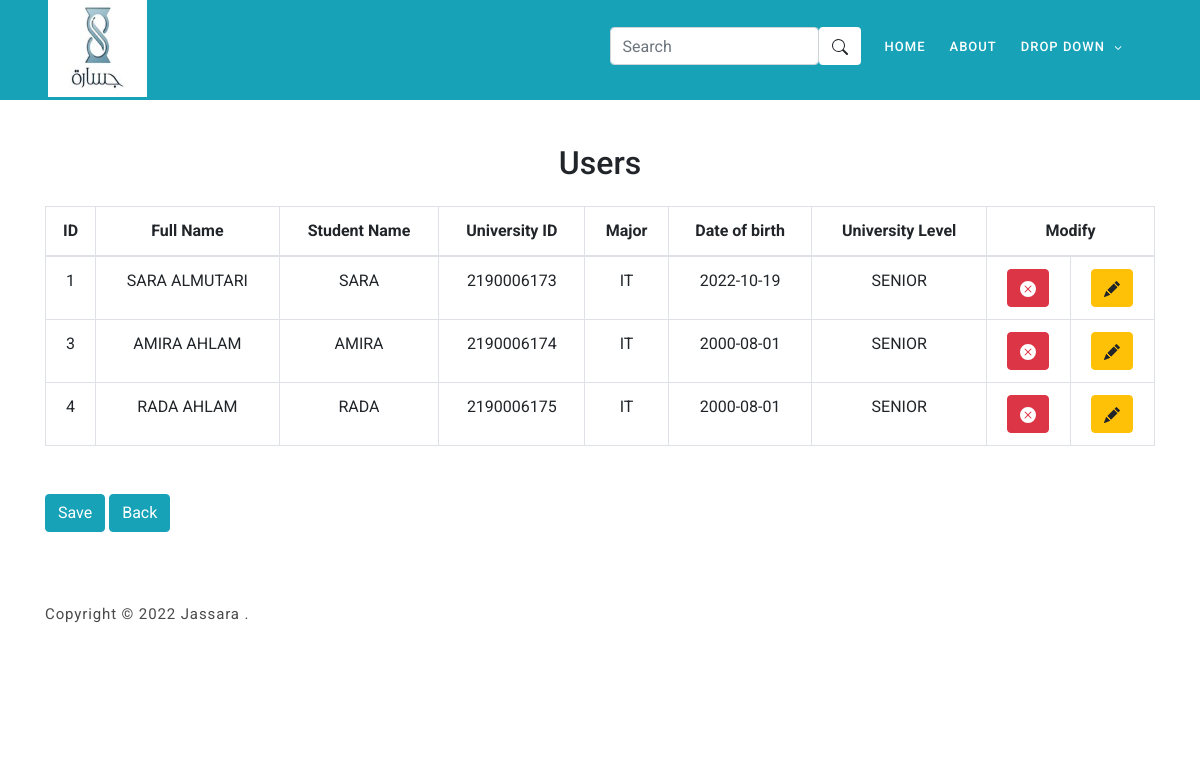
The page /ManageUsers.php on the database its author committed.
### tables this page shows
CREATE TABLE `student` (
  `id` int(10) NOT NULL,
  `full_name` varchar(255) NOT NULL,
  `stname` varchar(255) NOT NULL,
  `uni_id` varchar(255) NOT NULL,
  `password` varchar(255) NOT NULL,
  `major` text NOT NULL,
  `date_birth` date NOT NULL,
  `uni_level` varchar(255) NOT NULL
);

### ManageUsers.php (the view, shortened to what this page needs)
<?php
include 'tamplate.php';
$con = connection();
$sql = "SELECT * FROM student";
$result = mysqli_query($con, $sql);
?>
<br>
<br>
<br>
<br>
<br>
<br>
<div class="container">
    <h2 style="text-align: center;">Users</h2>
    <br>
    <table class="table table-bordered col mb-5" id="table-list">
        <thead>
            <tr>
                <th style="text-align: center;">ID</th>
                <th style="text-align: center;">Full Name</th>
                <th style="text-align: center;">Student Name</th>
                <th style="text-align: center;">University ID</th>
                <th style="text-align: center;">Major</th>
                <th style="text-align: center;">Date of birth</th>
                <th style="text-align: center;">University Level</th>
                <th style="text-align: center;" colspan="2">Modify</th>
            </tr>
        </thead>
        <tbody>
            <?php
            while ($row = mysqli_fetch_array($result, MYSQLI_ASSOC)) {
                echo
                '<tr style="text-align:center;">
                    <td class ="ChallengeNum">' . $row['id'] . '</td>
                    <td>' . $row['full_name'] . '</td>
                    <td>' . $row['stname'] . '</td>
                    <td>' . $row['uni_id'] . '</td>
                    <td>' . $row['major'] . '</td>
                    <td>' . $row['date_birth'] . '</td>
                    <td>' . $row['uni_level'] . '</td>
                    <td>
                    <form action="" method="POST">
                            <abbr title="Delete Student">
                                 <button class="btn btn-danger" value="' . $row['id'] . '" name="Delete_button" onclick="confirm("Are you sure ?")">
                                </button>
                                </abbr>
                        </form>
                    </td>
                    <td>
                    <form action="UserModify.php" Method="POST">
                    <abbr title="Modify Student">
                            <button class="btn btn-warning" value="' . $row['id'] . '" id="M_btn" name="Modify_btnn" data-target="#ModifyModal" data-toggle="modal" >
                             </button>
                    </abbr>
                    </form>
                    </td>
                </tr>';
            }
            ?>
        </tbody>
    </table>
    <button type="button col" class="btn btn-info" data-toggle="modal" data-target="#exampleModal">
        <a style="color:White;" href="admin.php">Save</a>
    </button>
    <button type="button col" class="btn btn-info" data-toggle="modal" data-target="#exampleModal">
        <a style="color:White;" href="admin.php">Back</a>
    </button>
</div>

### assets/css/templatemo-art-factory.css (style rules this page uses)
html, body, div, span, applet, object, iframe, h1, h2, h3, h4, h5, h6, p, blockquote, div pre, a, abbr, acronym, address, big, cite, code, del, dfn, em, font, img, ins, kbd, q, s, samp, small, strike, strong, sub, sup, tt, var, b, u, i, center, dl, dt, dd, ol, ul, li, figure, header, nav, section, article, aside, footer, figcaption { margin: 0; padding: 0; border: 0; outline: 0; }
* { box-sizing: border-box; }
html, body { font-family: "Roboto", sans-serif; font-weight: 400; background-color: #fff; font-size: 16px; -ms-text-size-adjust: 100%; -webkit-font-smoothing: antialiased; -moz-osx-font-smoothing: grayscale; }
a { text-decoration: none !important; }
h1, h2, h3, h4, h5, h6 { margin-top: 0px; margin-bottom: 0px; }
html, body { background: #fff; font-family: "Roboto", sans-serif; }

### rows shown on the page
student: id "1", full_name "SARA ALMUTARI", stname "SARA", uni "2190006173", major "IT", date_birth "2022-10-19", uni_level "SENIOR"
student: id "3", full_name "AMIRA AHLAM", stname "AMIRA", uni "2190006174", major "IT", date_birth "2000-08-01", uni_level "SENIOR"
student: id "4", full_name "RADA AHLAM", stname "RADA", uni "2190006175", major "IT", date_birth "2000-08-01", uni_level "SENIOR"
